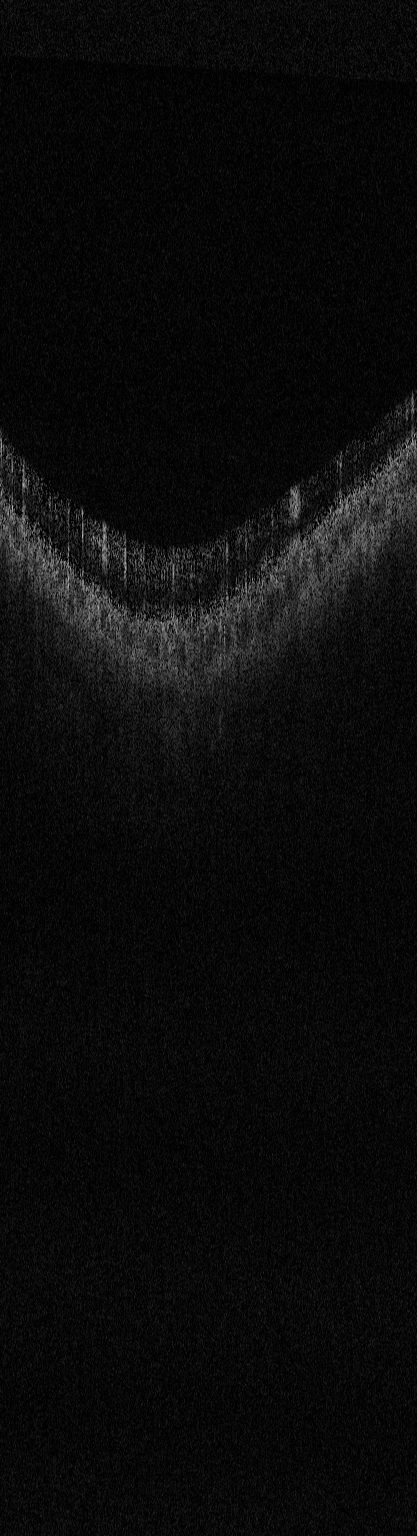
#> input picture Code/DataSets/DJ1946/P2004332_Angio (15mmx15mm)_12-22-2021_9-34-3_OD_sn5520_FlowCube_z.jpg, 834 x 3072 px (shown at 1/2 size); its folder holds only this picture in this run
$ python imageCut.py
#> lines starting #> are read from the running program, lines starting #| are printed output that depends on the picture
from PIL import Image
import os
# import cv2

directory = 'DataSets'
folders = os.listdir(directory)
print(os.listdir(directory))

for folder in folders:
    f = os.path.join(directory, folder)
    images = os.listdir(f)
    for image in images:
        print(image)
        path = os.path.join(f, image)
        img = Image.open(path)
#> img is the input picture: PIL image 834x3072 L; min 0, max 206, mean 11.3
        w, h = img.size
#> w = 834; h = 3072
        box = (0, 719, 834, 1553)
        im1 = img.crop(box)
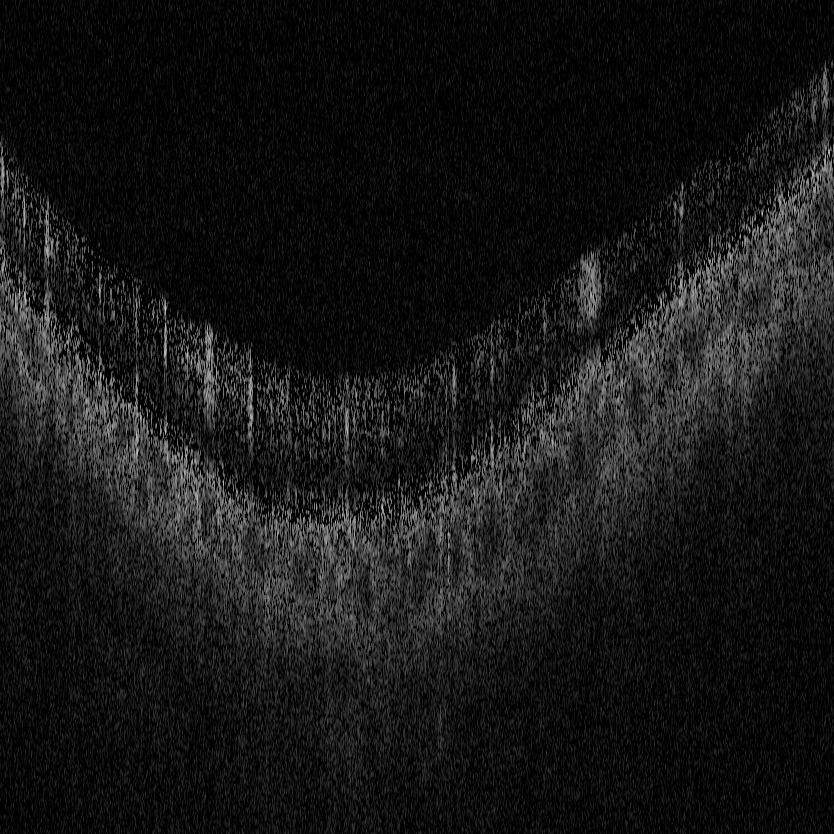
#> im1: PIL image 834x834 L; min 0, max 206, mean 22.2
        im1.show()
